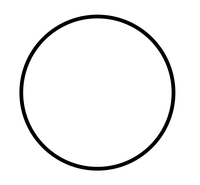
#> input picture circle1.jpg, 200 x 185 px, given in place of the camera
$ jupyter execute line.ipynb
#> lines starting #> are read from the running program, lines starting #| are printed output that depends on the picture; after the words box and inside, x2 and y2 are one past the last pixel; in counts of white or black regions, pixels touching at a corner belong together
[cell 1]
import cv2
import numpy as np

def detect_contours(frame):
    gray_frame = cv2.cvtColor(frame, cv2.COLOR_BGR2GRAY)
    blurred_frame = cv2.GaussianBlur(gray_frame, (5, 5), 0)
    _, threshold_frame = cv2.threshold(blurred_frame, 50, 255, cv2.THRESH_BINARY_INV)

    contours, _ = cv2.findContours(threshold_frame, cv2.RETR_EXTERNAL, cv2.CHAIN_APPROX_SIMPLE)

    if contours:
        largest_contour = max(contours, key=cv2.contourArea)
        cv2.drawContours(frame, [largest_contour], -1, (0, 0, 255), 2)

    return contours

def detect_lines(frame):
    gray_frame = cv2.cvtColor(frame, cv2.COLOR_BGR2GRAY)
    blurred_frame = cv2.GaussianBlur(gray_frame, (5, 5), 0)
    canny_frame = cv2.Canny(blurred_frame, 50, 150)

    lines = cv2.HoughLinesP(canny_frame, 1, np.pi / 180, threshold=100, minLineLength=30, maxLineGap=10)

    if lines is not None:
        for line in lines:
            x1, y1, x2, y2 = line[0]
            cv2.line(frame, (x1, y1), (x2, y2), (255, 0, 0), 2)

    return lines

def control_robot(contours, lines, width):
    if contours:
        largest_contour = max(contours, key=cv2.contourArea)
        M = cv2.moments(largest_contour)
        if M['m00'] > 0:
            cx = int(M['m10'] / M['m00'])
            avg_position = cx
        else:
            return "Stop"
    else:
        return "Stop"

    if lines is not None:
        line_positions = [(x1 + x2) // 2 for x1, y1, x2, y2 in lines[:, 0]]
        avg_line_position = np.mean(line_positions)

        avg_position = (avg_position + avg_line_position) // 2

    if avg_position < width // 3:
        return "Turn Left"
    elif avg_position > 2 * width // 3:
        return "Turn Right"
    else:
        return "Move Forward"

[cell 2]
cam = cv2.VideoCapture(0)
address = "http://192.168.1.2:8080/video"
cam.open(address)

if not cam.isOpened():
   print("Error opening camera!")
   exit()

while True:
    ret, frame = cam.read()
#> frame is the input picture: shape (185, 200, 3); min 0, max 255, mean 242.7

    if not ret:
        break

    contours = detect_contours(frame)
#> in detect_contours, `blurred_frame = cv2.GaussianBlur(gray_frame, (5, 5), 0)`:
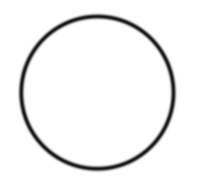
#> blurred_frame: shape (185, 200); min 20, max 255, mean 242.7
#> in detect_contours, `_, threshold_frame = cv2.threshold(blurred_frame, 50, 255, cv2.THRESH_..`:
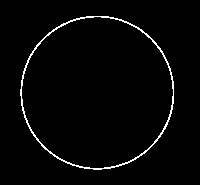
#> threshold_frame: shape (185, 200); 2.3% white in thin lines or dots, all inside (x1, y1, x2, y2) = (20, 16, 174, 170)
#> in detect_contours, `contours, _ = cv2.findContours(threshold_frame, cv2.RETR_EXTERNAL, cv2..`: contours = 1 contour; box (x1, y1, x2, y2) and area: (20, 16, 174, 170) 18408
#> in detect_contours, `largest_contour = max(contours, key=cv2.contourArea)`: largest_contour = contour of 216 points, box (x1, y1, x2, y2) (20, 16, 174, 170), area 18408
#> in detect_contours, `cv2.drawContours(frame, [largest_contour], -1, (0, 0, 255), 2)`:
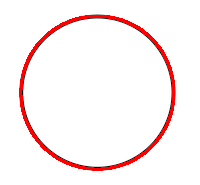
#> frame: shape (185, 200, 3); 4.48% of pixels changed, all inside (x1, y1, x2, y2) = (19, 15, 175, 171)
    lines = detect_lines(frame)
#> in detect_lines, `gray_frame = cv2.cvtColor(frame, cv2.COLOR_BGR2GRAY)`:
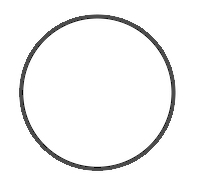
#> gray_frame: shape (185, 200); min 0, max 255, mean 244.9
#> in detect_lines, `blurred_frame = cv2.GaussianBlur(gray_frame, (5, 5), 0)`:
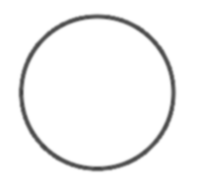
#> blurred_frame: shape (185, 200); min 65, max 255, mean 244.9
#> in detect_lines, `canny_frame = cv2.Canny(blurred_frame, 50, 150)`:
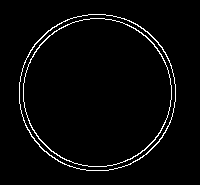
#> canny_frame: shape (185, 200); 3% white in thin lines or dots, all inside (x1, y1, x2, y2) = (19, 14, 176, 171)
#> in detect_lines, `lines = cv2.HoughLinesP(canny_frame, 1, np.pi / 180, threshold=100, mi..`: lines = None

    control_signal = control_robot(contours, lines, frame.shape[1])
#> in control_robot, `M = cv2.moments(largest_contour)`: M = moments, m00 18407.5, centre m10/m00, m01/m00 = (96.87, 92.15)
#> in control_robot, `cx = int(M['m10'] / M['m00'])`: cx = 96
#> control_signal = 'Move Forward'
    print(control_signal)
#| Move Forward

    cv2.imshow("Detected Lines and Contours", frame)

    if cv2.waitKey(1) & 0xFF == ord('q'):
#> (key q is pressed here)
        break

cam.release()
cv2.destroyAllWindows()
